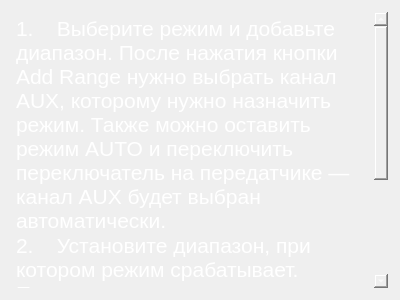
<?xml version="1.0" encoding="UTF-8"?>
<ui version="4.0">
 <class>referenceScreen</class>
 <widget class="QWidget" name="referenceScreen">
  <property name="geometry">
   <rect>
    <x>0</x>
    <y>0</y>
    <width>400</width>
    <height>300</height>
   </rect>
  </property>
  <property name="windowTitle">
   <string>Form</string>
  </property>
  <layout class="QGridLayout" name="gridLayout">
   <item row="0" column="0">
    <widget class="QTextBrowser" name="textBrowser">
     <property name="styleSheet">
      <string notr="true">background-color: rgba(255, 255, 255, 0);
border-style: &quot;none&quot;;
color: rgb(0, 0, 0);
color: rgb(255, 255, 255);</string>
     </property>
     <property name="html">
      <string>&lt;!DOCTYPE HTML PUBLIC &quot;-//W3C//DTD HTML 4.0//EN&quot; &quot;http://www.w3.org/TR/REC-html40/strict.dtd&quot;&gt;
&lt;html&gt;&lt;head&gt;&lt;meta name=&quot;qrichtext&quot; content=&quot;1&quot; /&gt;&lt;meta charset=&quot;utf-8&quot; /&gt;&lt;style type=&quot;text/css&quot;&gt;
p, li { white-space: pre-wrap; }
&lt;/style&gt;&lt;/head&gt;&lt;body style=&quot; font-family:'Segoe UI'; font-size:9pt; font-weight:400; font-style:normal;&quot;&gt;
&lt;p style=&quot; margin-top:0px; margin-bottom:0px; margin-left:0px; margin-right:0px; -qt-block-indent:0; text-indent:0px;&quot;&gt;&lt;span style=&quot; font-size:16pt;&quot;&gt;1.    Выберите режим и добавьте диапазон. После нажатия кнопки Add Range нужно выбрать канал AUX, которому нужно назначить режим. Также можно оставить режим AUTO и переключить переключатель на передатчике — канал AUX будет выбран автоматически. &lt;/span&gt;&lt;/p&gt;
&lt;p style=&quot; margin-top:0px; margin-bottom:0px; margin-left:0px; margin-right:0px; -qt-block-indent:0; text-indent:0px;&quot;&gt;&lt;span style=&quot; font-size:16pt;&quot;&gt;2.    Установите диапазон, при котором режим срабатывает. Переключите переключатель и отрегулируйте ползунок диапазона так, чтобы индикатор был покрыт ползунком. Убедитесь, что диапазон охватывает только те позиции, в которых режим должен срабатывать. &lt;/span&gt;&lt;/p&gt;&lt;/body&gt;&lt;/html&gt;</string>
     </property>
    </widget>
   </item>
  </layout>
 </widget>
 <resources/>
 <connections/>
</ui>
